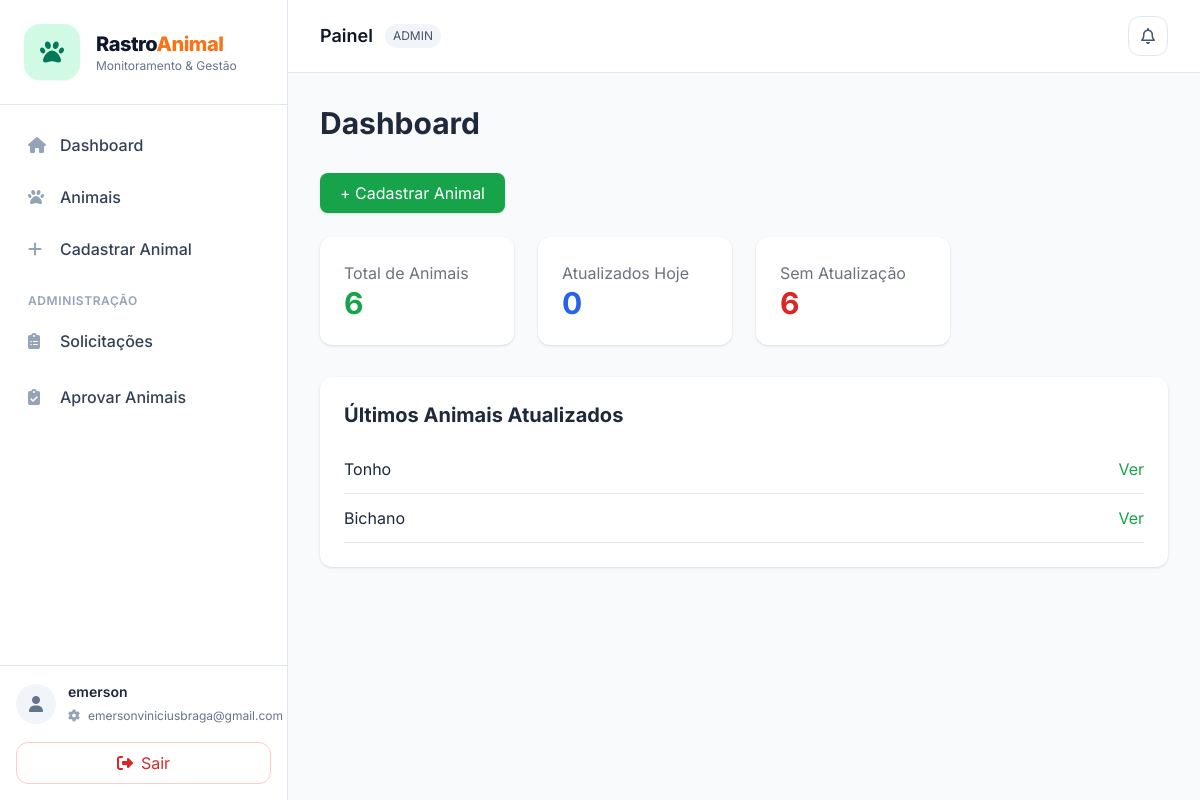
The app's page / (signed in), older data.
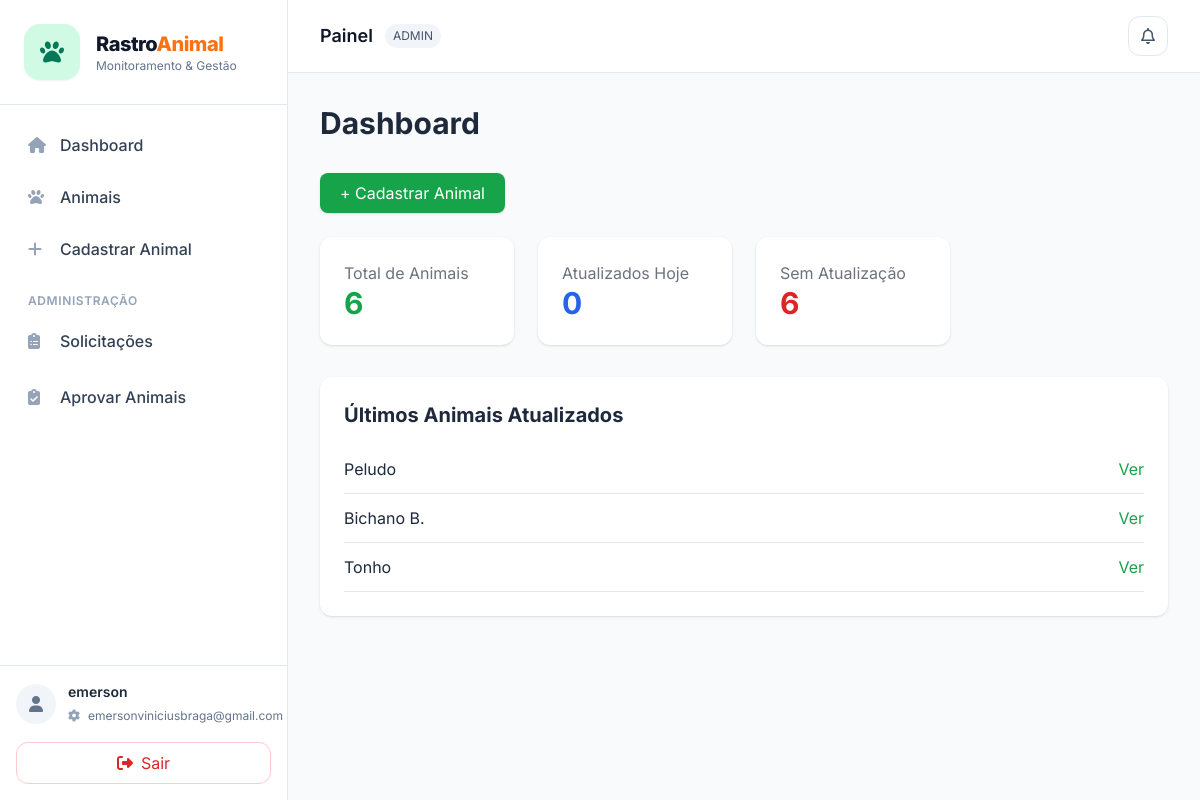
The same page, newer data.
### animals/models.py (models this page shows, shortened)
class Animal(models.Model):
    STATUS = (
        ("ADOCAO", "Para adoção"),
        ("ADOTADO", "Adotado"),
        ("PERDIDO", "Perdido"),
        ("TRATAMENTO", "Em tratamento"),
    )
    SEXO = (
        ("M", "Macho"),
        ("F", "Fêmea"),
        ("N", "Não informado"),
    )
    PORTE = (
        ("P", "Pequeno"),
        ("M", "Médio"),
        ("G", "Grande"),
        ("N", "Não informado"),
    )
    APROVACAO_CHOICES = (
        ("APROVADO", "Aprovado"),
        ("PENDENTE", "Pendente"),
        ("REJEITADO", "Rejeitado"),
    )
    nome = models.CharField(max_length=100)
    especie = models.CharField(max_length=50)
    raca = models.CharField(max_length=50)
    status = models.CharField(max_length=20, choices=STATUS, default="ADOCAO")
    sexo = models.CharField(max_length=1, choices=SEXO, default="N")
    porte = models.CharField(max_length=1, choices=PORTE, default="N")
    vacinado = models.BooleanField(default=False)
    castrado = models.BooleanField(default=False)
    idade_anos = models.PositiveSmallIntegerField(blank=True, null=True)
    idade_meses = models.PositiveSmallIntegerField(blank=True, null=True)
    historia = models.TextField(blank=True, null=True)
    responsavel = models.ForeignKey(
        User,
        on_delete=models.CASCADE,
        related_name="animais"
    )
    foto = models.ImageField(upload_to='animais/', blank=True, null=True)
    qr_code = models.ImageField(upload_to='qrcodes/', blank=True, null=True)
    aprovacao_status = models.CharField(
        max_length=10,
        choices=APROVACAO_CHOICES,
        default="APROVADO",
        db_index=True,
    )
    aprovado_por = models.ForeignKey(
        settings.AUTH_USER_MODEL,
        null=True,
        blank=True,
        on_delete=models.SET_NULL,
        related_name="animais_aprovados",
    )
    aprovacao_data = models.DateTimeField(null=True, blank=True)
    aprovacao_motivo = models.CharField(max_length=255, blank=True, default="")

### animals/views.py (the view)
# urls.py: path("", views.dashboard, name="dashboard"),
@login_required
def dashboard(request):
    perfil = get_perfil(request.user)
    if perfil.tipo == "ADMIN":
        animais_qs = Animal.objects.all()
    elif perfil.tipo in ["ONG", "PROTETOR"]:
        animais_qs = Animal.objects.filter(responsavel=request.user)
    else:
        animais_qs = Animal.objects.all()
    total_animais = animais_qs.count()
    ong_nome = request.user.username
    hoje = timezone.localdate()
    atualizados_hoje = (
        Localizacao.objects
        .filter(animal__in=animais_qs, data__date=hoje)
        .values("animal_id")
        .distinct()
        .count()
    )
    limite = timezone.now() - timedelta(days=7)
    animais_com_ultima = animais_qs.annotate(ultima_localizacao=Max("localizacoes__data"))
    sem_atualizacao = (
        animais_com_ultima.filter(ultima_localizacao__lt=limite).count()
        +
        animais_com_ultima.filter(ultima_localizacao__isnull=True).count()
    )
    ultimos_animais = (
        animais_qs
        .annotate(ultima_localizacao=Max("localizacoes__data"))
        .filter(ultima_localizacao__isnull=False)
        .order_by("-ultima_localizacao")[:10]
    )
    total_localizacoes = Localizacao.objects.filter(animal__in=animais_qs).count()
    return render(request, "dashboard.html", {
        "perfil": perfil,
        "animais": animais_qs,
        "total_animais": total_animais,
        "total_localizacoes": total_localizacoes,
        "atualizados_hoje": atualizados_hoje,
        "sem_atualizacao": sem_atualizacao,
        "ong_nome": ong_nome,
        "ultimos_animais": ultimos_animais,
    })

### animals/context_processors.py (called while the page is built)
def notificacoes_context(request):
    if request.user.is_authenticated:
        count = Notificacao.objects.filter(
            usuario=request.user,
            lida=False
        ).count()
    else:
        count = 0
    return {
        "notificacoes_nao_lidas": count
    }

### animals/views.py (called while the page is built)
def get_perfil(user):
    perfil, _ = Perfil.objects.get_or_create(user=user, defaults={"tipo": "COMUM"})
    return perfil

### animals/templates/dashboard.html (shortened to what this page needs)
{% extends "base.html" %}
{% block content %}
<h1 class="text-3xl font-bold mb-8">Dashboard</h1>
{% if perfil.tipo == "ADMIN" or perfil.tipo == "ONG" or perfil.tipo == "PROTETOR" %}
  <div class="mb-6">
    <a href="{% url 'animal_create' %}"
       class="inline-flex items-center gap-2 bg-green-600 text-white px-5 py-2 rounded-lg shadow hover:bg-green-700 transition">
      + Cadastrar Animal
    </a>
  </div>
{% endif %}
<div class="grid grid-cols-4 gap-6 mb-8">
    <div class="bg-white p-6 rounded-xl shadow">
        <p class="text-gray-500">Total de Animais</p>
        <h2 class="text-3xl font-bold text-green-600">{{ total_animais }}</h2>
    </div>
    <div class="bg-white p-6 rounded-xl shadow">
        <p class="text-gray-500">Atualizados Hoje</p>
        <h2 class="text-3xl font-bold text-blue-600">{{ atualizados_hoje }}</h2>
    </div>
    <div class="bg-white p-6 rounded-xl shadow">
        <p class="text-gray-500">Sem Atualização</p>
        <h2 class="text-3xl font-bold text-red-600">{{ sem_atualizacao }}</h2>
    </div>
</div>
<div class="bg-white p-6 rounded-xl shadow">
    <h2 class="text-xl font-bold mb-4">Últimos Animais Atualizados</h2>
    <ul>
        {% for animal in ultimos_animais %}
            <li class="border-b py-3 flex justify-between">
                <span>{{ animal.nome }}</span>
                <a href="{% url 'animal_detail' animal.id %}" class="text-green-600">Ver</a>
            </li>
        {% endfor %}
    </ul>
</div>
{% endblock %}

Row changes from the older to the newer data that the page shows:
now on this page (row unchanged): Animal: nome "Peludo"
changed Animal: nome "Bichano" → "Bichano B."; moves up the list
